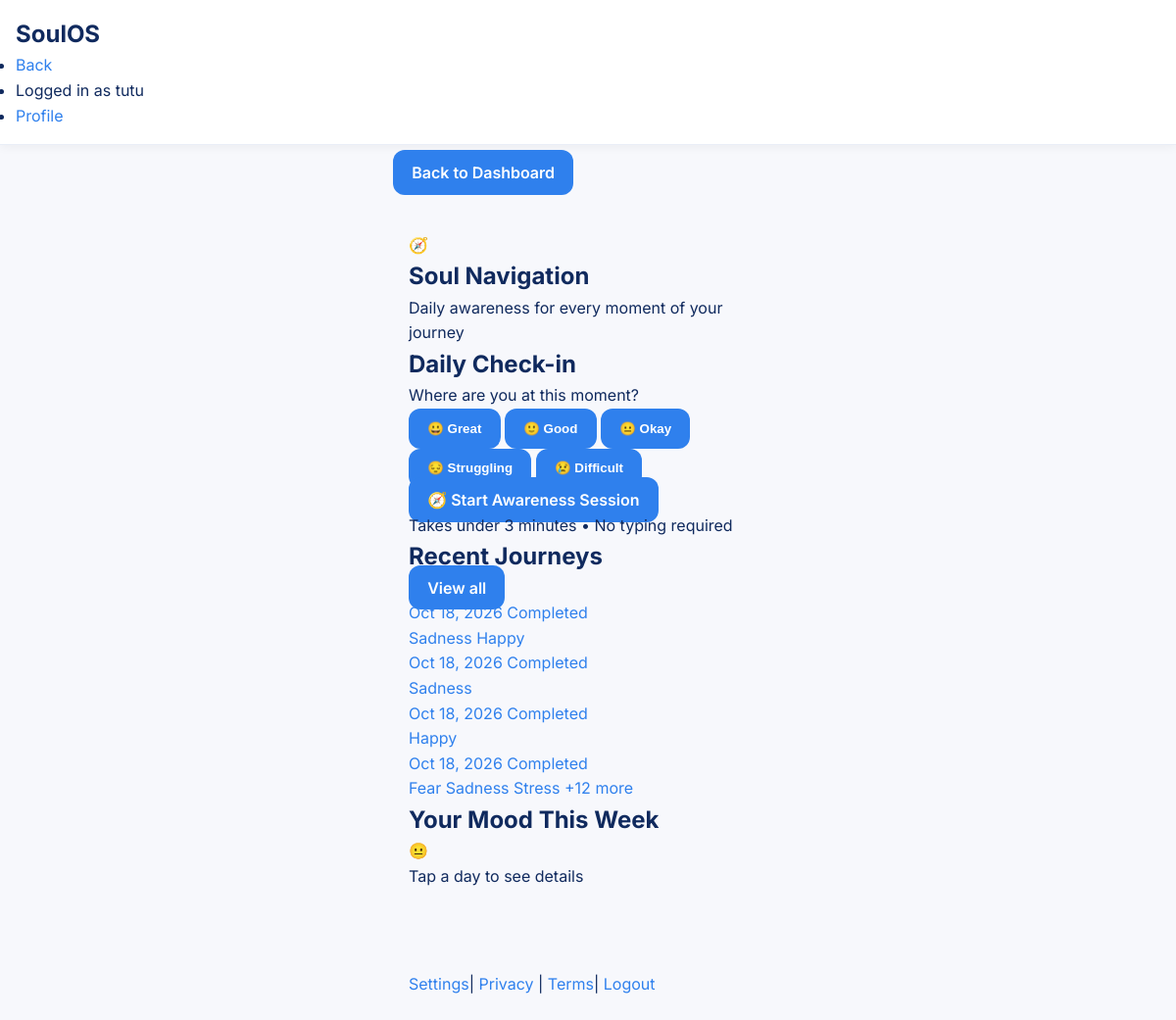
The app's page /soul-navigation/ (signed in) with its own data.
### soul_navigation/models.py (models this page shows, shortened)
class NavigationSession(models.Model):
    user = models.ForeignKey(
        User, on_delete=models.CASCADE, related_name="navigation_sessions"
    )
    created_at = models.DateTimeField(auto_now_add=True)
    updated_at = models.DateTimeField(auto_now=True)
    completed = models.BooleanField(default=False)
    observed_issues = models.JSONField(
        default=list, blank=True
    )  # List of selected issues
    observed_other = models.TextField(blank=True, default="")
    intensity = models.CharField(
        max_length=20,
        choices=[
            ("mild", "Mild"),
            ("moderate", "Moderate"),
            ("strong", "Strong"),
            ("intense", "Intense"),
            ("very_intense", "Very Intense"),
        ],
        blank=True,
        default="",
    )
    influences = models.JSONField(
        default=list, blank=True
    )  # List of selected influences
    influences_other = models.TextField(blank=True, default="")
    thoughts = models.JSONField(default=list, blank=True)  # List of selected thoughts
    thoughts_other = models.TextField(blank=True, default="")
    selected_reframe = models.CharField(
        max_length=50, blank=True, default=""
    )  # balanced, compassionate, practical, custom
    custom_reframe = models.TextField(blank=True, default="")
    selected_action = models.CharField(max_length=100, blank=True, default="")
    custom_action = models.TextField(blank=True, default="")
    reflection = models.JSONField(
        default=list, blank=True
    )  # List of selected reflections
    reflection_other = models.TextField(blank=True, default="")
    ai_reframes = models.JSONField(
        default=dict, blank=True
    )  # Store AI generated reframes
    class Meta:
        ordering = ["-created_at"]

class DailyMoodCheckin(models.Model):
    user = models.ForeignKey(
        User, on_delete=models.CASCADE, related_name="mood_checkins"
    )
    date = models.DateField()
    mood = models.CharField(
        max_length=20,
        choices=[
            ("great", "Great"),
            ("good", "Good"),
            ("okay", "Okay"),
            ("struggling", "Struggling"),
            ("difficult", "Difficult"),
        ],
    )
    created_at = models.DateTimeField(auto_now_add=True)
    class Meta:
        unique_together = ["user", "date"]
        ordering = ["-date"]

### soul_navigation/views.py (the view)
# urls.py: path("", views.home, name="home"),
@login_required
def home(request):
    today = timezone.now().date()
    checkin = DailyMoodCheckin.objects.filter(user=request.user, date=today).first()
    recent_sessions = NavigationSession.objects.filter(
        user=request.user, completed=True
    )[:5]
    week_ago = today - timezone.timedelta(days=7)
    mood_history = DailyMoodCheckin.objects.filter(
        user=request.user, date__gte=week_ago
    ).order_by("date")
    mood_counts = mood_history.values("mood").annotate(count=Count("mood"))
    context = {
        "checkin": checkin,
        "recent_sessions": recent_sessions,
        "mood_history": mood_history,
        "mood_counts": mood_counts,
    }
    return render(request, "soul_navigation/home.html", context)

### templates/soul_navigation/home.html (shortened to what this page needs)
{% extends "soul_navigation/base.html" %}
{% load static %}
{% block content %}
<div class="sn-layout">
  <header class="sn-header">
    <div class="container">
    </div>
  </header>
  <main class="sn-main" role="main">
    <div class="container">
      <div class="sn-content">
        <div class="sn-home">
          <section class="sn-hero">
            <div class="sn-hero-icon" aria-hidden="true">🧭</div>
             <h1 class="sn-hero-title">Soul Navigation</h1>
             <p class="sn-hero-subtitle">Daily awareness for every moment of your journey</p>
          </section>
           <section class="sn-section sn-checkin-section">
             <h2 class="sn-section-title">Daily Check-in</h2>
             <p class="sn-section-subtitle">Where are you at this moment?</p>
            {% if checkin %}
            <div class="sn-checkin-complete">
              <div class="sn-mood-badge sn-mood-{{ checkin.mood }}">
                {% if checkin.mood == "great" %}😀
                {% elif checkin.mood == "good" %}🙂
                {% elif checkin.mood == "okay" %}😐
                {% elif checkin.mood == "struggling" %}😔
                {% elif checkin.mood == "difficult" %}😢
                {% endif %}
                <span>{{ checkin.get_mood_display }}</span>
              </div>
              <p class="sn-checkin-time">Checked in today</p>
            </div>
            {% else %}
            <form method="post" action="{% url 'soul_navigation:daily_checkin' %}" class="sn-checkin-form">
              <div class="sn-mood-options" role="radiogroup" aria-label="How are you feeling?">
                <button type="submit" name="mood" value="great" class="sn-mood-btn sn-mood-great" role="radio" aria-label="Great">
                  <span class="sn-mood-emoji">😀</span>
                  <span class="sn-mood-label">Great</span>
                </button>
                <button type="submit" name="mood" value="good" class="sn-mood-btn sn-mood-good" role="radio" aria-label="Good">
                  <span class="sn-mood-emoji">🙂</span>
                  <span class="sn-mood-label">Good</span>
                </button>
                <button type="submit" name="mood" value="okay" class="sn-mood-btn sn-mood-okay" role="radio" aria-label="Okay">
                  <span class="sn-mood-emoji">😐</span>
                  <span class="sn-mood-label">Okay</span>
                </button>
                <button type="submit" name="mood" value="struggling" class="sn-mood-btn sn-mood-struggling" role="radio" aria-label="Struggling">
                  <span class="sn-mood-emoji">😔</span>
                  <span class="sn-mood-label">Struggling</span>
                </button>
                <button type="submit" name="mood" value="difficult" class="sn-mood-btn sn-mood-difficult" role="radio" aria-label="Difficult">
                  <span class="sn-mood-emoji">😢</span>
                  <span class="sn-mood-label">Difficult</span>
                </button>
              </div>
            </form>
            {% endif %}
          </section>
          <section class="sn-section">
             <a href="{% url 'soul_navigation:start' %}" class="btn btn-primary btn-lg btn-block">
               <span class="icon icon-lg" aria-hidden="true">🧭</span>
               <span>Start Awareness Session</span>
             </a>
             <p class="sn-btn-hint">Takes under 3 minutes • No typing required</p>
          </section>
          {% if recent_sessions %}
          <section class="sn-section sn-history-section">
            <div class="sn-section-header">
              <h2 class="sn-section-title">Recent Journeys</h2>
              <a href="{% url 'soul_navigation:history' %}" class="btn btn-ghost btn-sm">View all</a>
            </div>
            <div class="sn-session-list">
              {% for session in recent_sessions %}
              <a href="{% url 'soul_navigation:summary' session.id %}" class="sn-session-card">
                <div class="sn-session-meta">
                  <span class="sn-session-date">{{ session.created_at|date:"M d, Y" }}</span>
                  <span class="sn-session-step">Completed</span>
                </div>
                <div class="sn-session-issues">
                  {% for issue in session.observed_issues|slice:":3" %}
                  <span class="sn-issue-chip">{{ issue|capfirst }}</span>
                  {% endfor %}
                  {% if session.observed_issues|length > 3 %}
                  <span class="sn-issue-chip">+{{ session.observed_issues|length|add:"-3" }} more</span>
                  {% endif %}
                </div>
              </a>
              {% endfor %}
            </div>
          </section>
          {% endif %}
          {% if mood_history %}
          <section class="sn-section sn-trend-section">
            <h2 class="sn-section-title">Your Mood This Week</h2>
            <div class="sn-trend-chart" role="img" aria-label="Mood trend over 7 days">
              {% for checkin in mood_history %}
              <div class="sn-trend-day sn-mood-{{ checkin.mood }}" title="{{ checkin.date|date:'M d' }}: {{ checkin.get_mood_display }}">
                {% if checkin.mood == "great" %}😀
                {% elif checkin.mood == "good" %}🙂
                {% elif checkin.mood == "okay" %}😐
                {% elif checkin.mood == "struggling" %}😔
                {% elif checkin.mood == "difficult" %}😢
                {% endif %}
              </div>
              {% endfor %}
            </div>
            <p class="sn-trend-note">Tap a day to see details</p>
          </section>
          {% endif %}
        </div>
      </div>
    </div>
  </main>
</div>
{% endblock %}

### templates/base.html (shortened to what this page needs)
{% load static %}
<!DOCTYPE html>
<html lang="en">
<head>
    <link rel="stylesheet" href="{% static 'css/healing-styles.css' %}">
</head>
<body>
    <header>
        <nav class="navbar">
            <div class="navbar-container">
                <a href="{% if user.is_authenticated %}{% url 'dashboard_app:home' %}{% else %}{% url 'index' %}{% endif %}" class="navbar-brand">SoulOS</a>
                <ul class="navbar-nav">
                    {% if user.is_authenticated %}
                        <li><a href="{% url 'dashboard_app:home' %}">Back</a></li>
                        <li><span>Logged in as {{ user.username }}</span></li>
                        <li><a href="{% url 'profile_app:dashboard' %}">Profile</a></li>
                    {% endif %}
                </ul>
            </div>
        </nav>
    </header>
    <div class="container">
        {% if user.is_authenticated %}
            <a href="{% url 'dashboard_app:home' %}" class="btn back-btn">Back to Dashboard</a>
        {% endif %}
        {% block content %}{% endblock %}
    </div>
    <footer>
        <div class="container">
            {% if user.is_authenticated %}
                <a href="{% url 'settings_app:settings_dashboard' %}">Settings</a>|
                <a href="{% url 'legal:privacy' %}">Privacy</a> |
                <a href="{% url 'legal:terms' %}">Terms</a>|
                <a href="{% url 'logout' %}">Logout</a>
            {% endif %}
        </div>
    </footer>
</body>
</html>

### static/css/healing-styles.css (style rules this page uses)
:root { --bg-primary:#F7F8FC; --bg-secondary:#FFFFFF; --bg-card:#FFFFFF; --text-primary:#102A5E; --text-secondary:#6B7A99; --text-muted:#8A94A6; --accent:#2F80ED; --accent-hover:#233A57; --border:#E9EEF7; --shadow:rgba(0,0,0,.08); --radius:24px; --radius-sm:12px; }
* { margin:0; padding:0; box-sizing:border-box; }
body { background:var(--bg-primary); color:var(--text-primary); font-family:'Inter',sans-serif; line-height:1.6; min-height:100vh; }
.container { max-width:430px; margin:0 auto; padding:16px; }
a { color:var(--accent); text-decoration:none; }
.navbar { background:#fff; padding:16px; border-bottom:1px solid var(--border); box-shadow:0 2px 10px rgba(0,0,0,.05); }
.navbar-brand { font-size:1.5rem; font-weight:700; color:var(--text-primary); }
button, .btn { background:var(--accent); color:#fff; border:none; border-radius:12px; padding:.8rem 1.2rem; font-weight:600; cursor:pointer; }
footer { max-width:430px; margin:20px auto; padding:16px; }

### records on screen
NavigationSession: created_at "Oct 18, 2026", observed_issues "Sadness" "Happy"
NavigationSession: created_at "Oct 18, 2026", observed_issues "Sadness"
NavigationSession: created_at "Oct 18, 2026", observed_issues "Happy"
NavigationSession: created_at "Oct 18, 2026", observed_issues "Fear" "Sadness" "Stress", observed_issues|length "12"

### other values on screen
{{ user.username }} "tutu"
